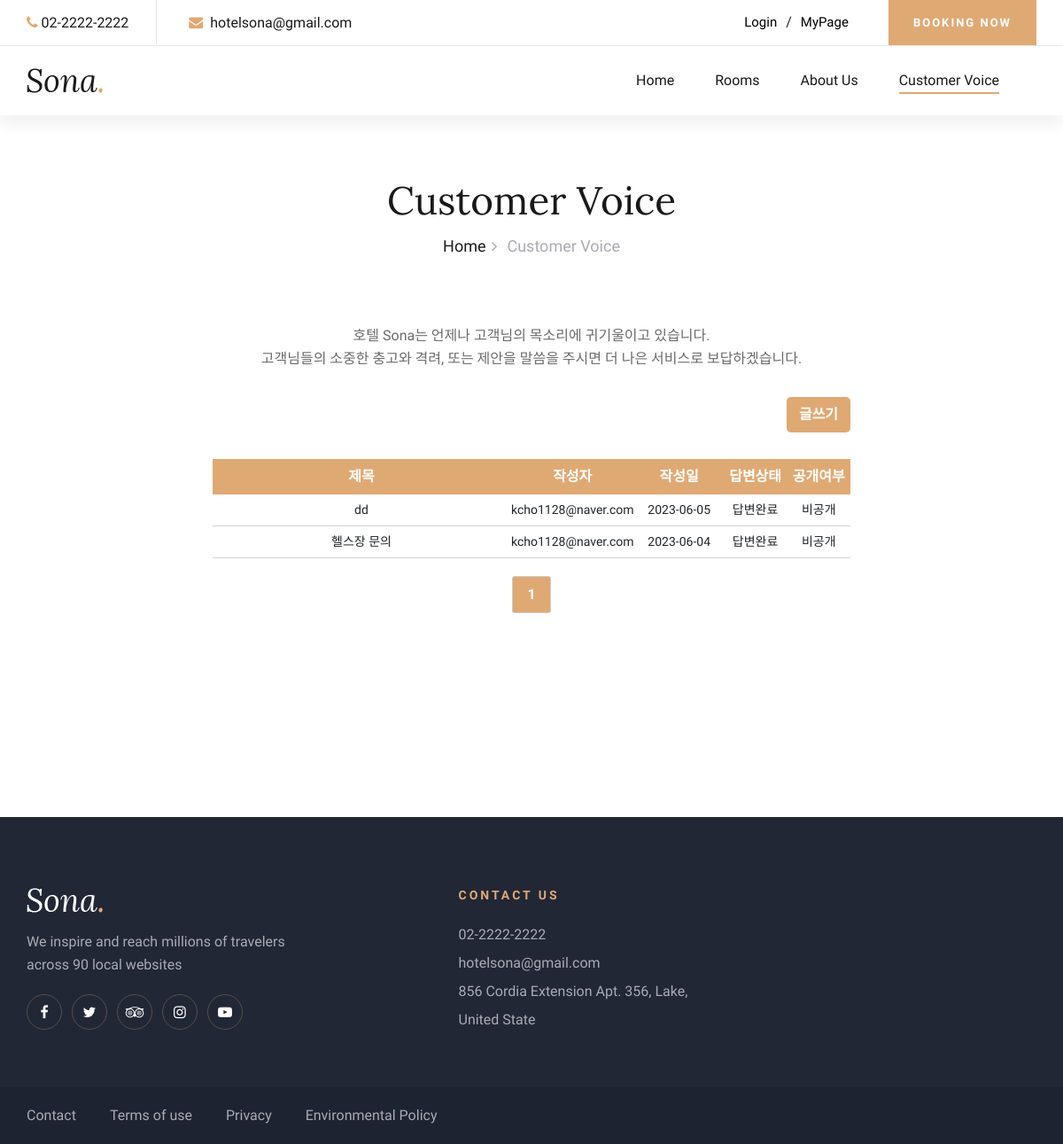
The app's page /inquiries/customer-voice/, older data.
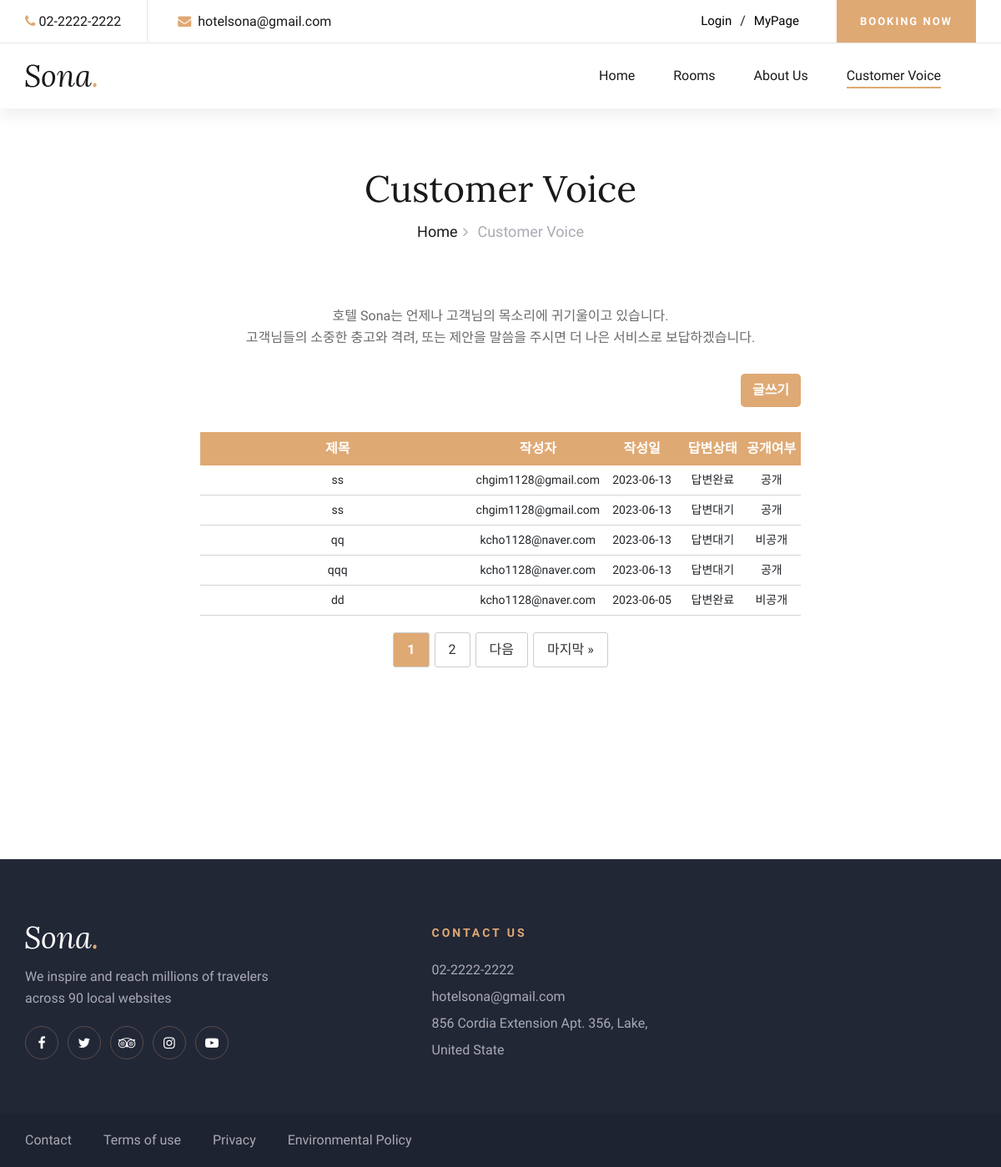
The same page, newer data.
### inquiries/models.py (models this page shows, shortened)
class Question(models.Model):
    author = models.CharField(max_length=30)
    title = models.CharField(max_length=50)
    content = models.TextField()
    created_date = models.DateTimeField(auto_now_add=True)
    answer = models.OneToOneField('Answer', on_delete=models.CASCADE, null=True, blank=True) # 관리자의 답변 여부
    is_public = models.BooleanField(default=True)  # 질문 공개 여부를 나타내는 필드

### inquiries/views.py (the view)
# urls.py: path('customer-voice/', views.customer_voice, name='customer_voice'),
def customer_voice(request):
    question_list = Question.objects.order_by('-created_date')
    paginator = Paginator(question_list, 5) # 페이징
    page = request.GET.get('page')
    questions = paginator.get_page(page)
    context = {'questions': questions}
    return render(request, 'customer-voice.html', context)

### inquiries/templates/customer-voice.html (shortened to what the changed rows need)
{% load static %}
<!DOCTYPE html>
<html lang="zxx">
  <head>
    <link
      rel="stylesheet"
      href="../../static/css/bootstrap.min.css"
      type="text/css"
    />
    <link
      rel="stylesheet"
      href="../../static/css/font-awesome.min.css"
      type="text/css"
    />
    <link
      rel="stylesheet"
      href="../../static/css/elegant-icons.css"
      type="text/css"
    />
    <link
      rel="stylesheet"
      href="../../static/css/flaticon.css"
      type="text/css"
    />
    <link
      rel="stylesheet"
      href="../../static/css/owl.carousel.min.css"
      type="text/css"
    />
    <link
      rel="stylesheet"
      href="../../static/css/nice-select.css"
      type="text/css"
    />
    <link
      rel="stylesheet"
      href="../../static/css/jquery-ui.min.css"
      type="text/css"
    />
    <link
      rel="stylesheet"
      href="../../static/css/magnific-popup.css"
      type="text/css"
    />
    <link
      rel="stylesheet"
      href="../../static/css/slicknav.min.css"
      type="text/css"
    />
    <link rel="stylesheet" href="../../static/css/style.css" type="text/css" />
  </head>
  <body>
    <div class="breadcrumb-section">
      <div class="container">
        <div class="row">
          <div class="col-lg-12">
            <div class="breadcrumb-text">
              <h2>Customer Voice</h2>
            </div>
          </div>
        </div>
      </div>
    </div>
    <section class="contact-section spad" style="margin-top: -85px">
      <div class="qurstion-table" style="width: 60%; margin-left: 20%">
          <table style="width: 100%; text-align: center">
            <thead>
              <tr>
                <th>제목</th>
                <th>작성자</th>
                <th>작성일</th>
                <th>답변상태</th>
                <th>공개여부</th>
              </tr>
            </thead>
            <tbody>
              {% for question in questions %}
              <tr
                style="border-bottom: 1px solid gray; cursor: pointer"
                onclick="location.href='{% url 'inquiries:question_detail'  question.pk  %}'"
              >
                <td style="width: 47%">{{ question.title }}</td>
                <td style="width: 19%">{{ question.author }}</td>
                <td style="width: 14%">{{ question.created_date|date:"Y-m-d" }}</td>
                {% if question.answer %}
                <td style="width: 10%">답변완료</td>
                {% else %}
                <td style="width:10%">답변대기</td>
                {% endif %}
                {% if question.is_public %}
                <td style="width: 10%">공개</td>
                {% else %}
                <td style="width: 10%">비공개</td>
                {% endif %}
              </tr>
              {% endfor %}
            </tbody>
          </table>
        <div class="pagination">
        {% for i in questions.paginator.page_range %}
          {% if questions.number == i %}
            <span class="current-page">{{ i }}</span>
          {% else %}
            <a href="?page={{ i }}">{{ i }}</a>
          {% endif %}
        {% endfor %}
        {% if questions.has_next %}
          <a href="?page={{ questions.next_page_number }}">다음</a>
          <a href="?page={{ questions.paginator.num_pages }}">마지막 &raquo;</a>
        {% endif %}
        </div>
      </div>
    </section>
  </body>
</html>

Row changes from the older to the newer data that the page shows:
no longer on this page (row unchanged): Question: title "헬스장 문의", author "kcho1128@naver.com", created_date "2023-06-04", shows "답변완료", is_public "비공개"
added Question: title "ss", author "chgim1128@gmail.com", created_date "2023-06-13", shows "답변완료", is_public "공개"
added Question: title "ss", author "chgim1128@gmail.com", created_date "2023-06-13", shows "답변대기", is_public "공개"
added Question: title "qq", author "kcho1128@naver.com", created_date "2023-06-13", shows "답변대기", is_public "비공개"
added Question: title "qqq", author "kcho1128@naver.com", created_date "2023-06-13", shows "답변대기", is_public "공개"
Text that changed along with them:
new list line: "2"
text now shown: "다음 마지막 »"
